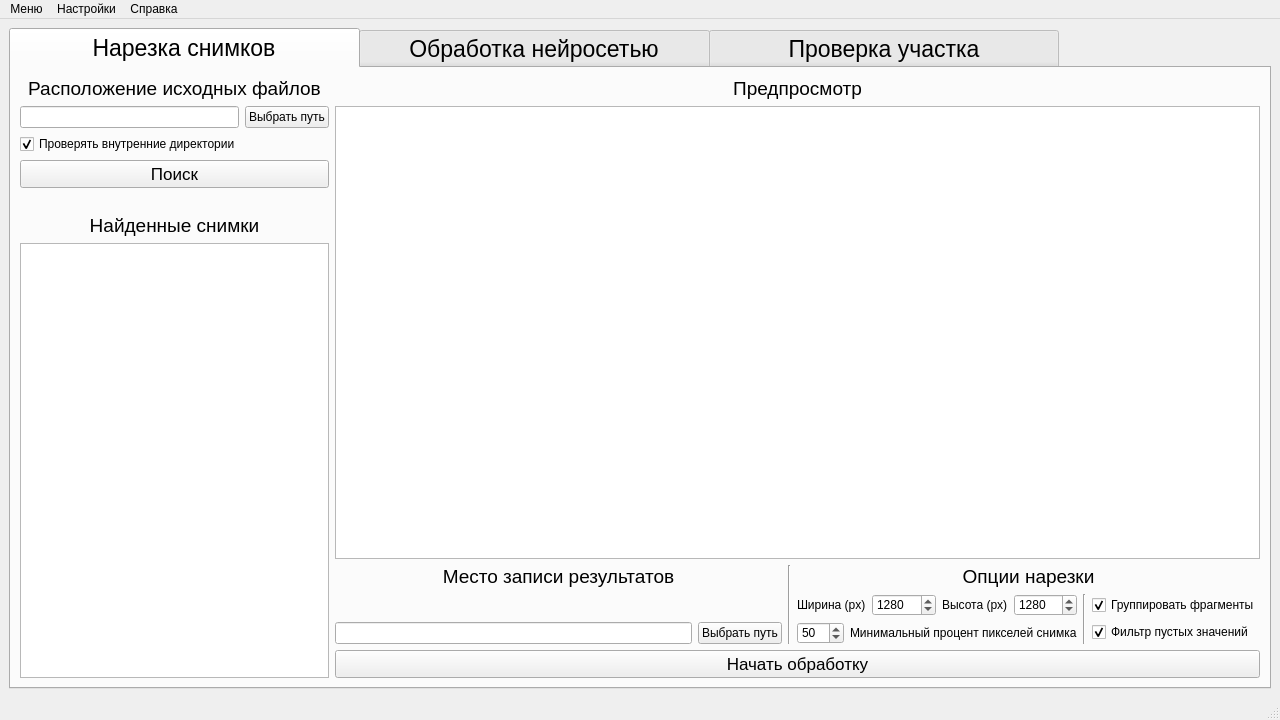
<?xml version="1.0" encoding="UTF-8"?>
<ui version="4.0">
 <class>MainWindow</class>
 <widget class="QMainWindow" name="MainWindow">
  <property name="geometry">
   <rect>
    <x>0</x>
    <y>0</y>
    <width>1280</width>
    <height>720</height>
   </rect>
  </property>
  <property name="windowTitle">
   <string>GeoDetector</string>
  </property>
  <widget class="QWidget" name="centralwidget">
   <layout class="QHBoxLayout" name="horizontalLayout">
    <item>
     <widget class="QTabWidget" name="tabWidget">
      <property name="styleSheet">
       <string notr="true">QTabBar::tab{height: 40px; width:350px; color: black; font: 17pt;}
QTabWidget::tab-bar{alignment: center;}</string>
      </property>
      <property name="currentIndex">
       <number>0</number>
      </property>
      <widget class="QWidget" name="tab_start">
       <attribute name="title">
        <string>Нарезка снимков</string>
       </attribute>
       <layout class="QHBoxLayout" name="horizontalLayout_3" stretch="1,3">
        <item>
         <layout class="QVBoxLayout" name="vLayout_browse">
          <item>
           <widget class="QLabel" name="label_chooseDir">
            <property name="font">
             <font>
              <pointsize>14</pointsize>
             </font>
            </property>
            <property name="styleSheet">
             <string notr="true"/>
            </property>
            <property name="text">
             <string>Расположение исходных файлов</string>
            </property>
            <property name="alignment">
             <set>Qt::AlignCenter</set>
            </property>
           </widget>
          </item>
          <item>
           <layout class="QHBoxLayout" name="hLayout_findSrc">
            <item>
             <widget class="QLineEdit" name="line_strSrc"/>
            </item>
            <item>
             <widget class="QPushButton" name="btn_findSrc">
              <property name="text">
               <string>Выбрать путь</string>
              </property>
             </widget>
            </item>
           </layout>
          </item>
          <item>
           <widget class="QCheckBox" name="cb_scanSubs">
            <property name="text">
             <string>Проверять внутренние директории</string>
            </property>
            <property name="checked">
             <bool>true</bool>
            </property>
           </widget>
          </item>
          <item>
           <widget class="QPushButton" name="btn_startScan">
            <property name="font">
             <font>
              <pointsize>13</pointsize>
             </font>
            </property>
            <property name="text">
             <string>Поиск</string>
            </property>
           </widget>
          </item>
          <item>
           <spacer name="verticalSpacer">
            <property name="orientation">
             <enum>Qt::Vertical</enum>
            </property>
            <property name="sizeType">
             <enum>QSizePolicy::Fixed</enum>
            </property>
            <property name="sizeHint" stdset="0">
             <size>
              <width>20</width>
              <height>20</height>
             </size>
            </property>
           </spacer>
          </item>
          <item>
           <widget class="QLabel" name="label_foundImgs">
            <property name="font">
             <font>
              <pointsize>14</pointsize>
             </font>
            </property>
            <property name="styleSheet">
             <string notr="true"/>
            </property>
            <property name="text">
             <string>Найденные снимки</string>
            </property>
            <property name="alignment">
             <set>Qt::AlignCenter</set>
            </property>
           </widget>
          </item>
          <item>
           <widget class="QListView" name="list_foundImgs"/>
          </item>
         </layout>
        </item>
        <item>
         <layout class="QVBoxLayout" name="vLayout_prevANDproc">
          <item>
           <widget class="QLabel" name="label_preview">
            <property name="font">
             <font>
              <pointsize>14</pointsize>
             </font>
            </property>
            <property name="styleSheet">
             <string notr="true"/>
            </property>
            <property name="text">
             <string>Предпросмотр</string>
            </property>
            <property name="alignment">
             <set>Qt::AlignCenter</set>
            </property>
           </widget>
          </item>
          <item>
           <widget class="QGraphicsView" name="graphicsView"/>
          </item>
          <item>
           <layout class="QHBoxLayout" name="hLayout_outopt">
            <item>
             <layout class="QVBoxLayout" name="vLayout_write">
              <item>
               <widget class="QLabel" name="label">
                <property name="font">
                 <font>
                  <pointsize>14</pointsize>
                 </font>
                </property>
                <property name="text">
                 <string>Место записи результатов</string>
                </property>
                <property name="alignment">
                 <set>Qt::AlignHCenter|Qt::AlignTop</set>
                </property>
               </widget>
              </item>
              <item>
               <layout class="QHBoxLayout" name="hLayout_writeLoc">
                <item>
                 <widget class="QLineEdit" name="line_strWrite"/>
                </item>
                <item>
                 <widget class="QPushButton" name="btn_findWloc">
                  <property name="text">
                   <string>Выбрать путь</string>
                  </property>
                 </widget>
                </item>
               </layout>
              </item>
             </layout>
            </item>
            <item>
             <widget class="Line" name="line_2">
              <property name="orientation">
               <enum>Qt::Vertical</enum>
              </property>
             </widget>
            </item>
            <item>
             <layout class="QVBoxLayout" name="vLayout_opt">
              <item>
               <widget class="QLabel" name="label_2">
                <property name="font">
                 <font>
                  <pointsize>14</pointsize>
                 </font>
                </property>
                <property name="text">
                 <string>Опции нарезки</string>
                </property>
                <property name="alignment">
                 <set>Qt::AlignHCenter|Qt::AlignTop</set>
                </property>
               </widget>
              </item>
              <item>
               <layout class="QHBoxLayout" name="hLayout_opt">
                <item>
                 <layout class="QVBoxLayout" name="verticalLayout_3">
                  <item>
                   <layout class="QHBoxLayout" name="horizontalLayout_2">
                    <item>
                     <widget class="QLabel" name="label_width">
                      <property name="text">
                       <string>Ширина (px)</string>
                      </property>
                     </widget>
                    </item>
                    <item>
                     <widget class="QSpinBox" name="sb_width">
                      <property name="minimum">
                       <number>1</number>
                      </property>
                      <property name="maximum">
                       <number>10000</number>
                      </property>
                      <property name="value">
                       <number>1280</number>
                      </property>
                     </widget>
                    </item>
                    <item>
                     <widget class="QLabel" name="label_height">
                      <property name="text">
                       <string>Высота (px)</string>
                      </property>
                     </widget>
                    </item>
                    <item>
                     <widget class="QSpinBox" name="sb_height">
                      <property name="minimum">
                       <number>1</number>
                      </property>
                      <property name="maximum">
                       <number>10000</number>
                      </property>
                      <property name="value">
                       <number>1280</number>
                      </property>
                     </widget>
                    </item>
                   </layout>
                  </item>
                  <item>
                   <layout class="QHBoxLayout" name="horizontalLayout_4">
                    <item>
                     <widget class="QSpinBox" name="sb_filter">
                      <property name="maximum">
                       <number>100</number>
                      </property>
                      <property name="value">
                       <number>50</number>
                      </property>
                     </widget>
                    </item>
                    <item>
                     <widget class="QLabel" name="label_percent">
                      <property name="text">
                       <string>Минимальный процент пикселей снимка</string>
                      </property>
                     </widget>
                    </item>
                   </layout>
                  </item>
                 </layout>
                </item>
                <item>
                 <widget class="Line" name="line">
                  <property name="orientation">
                   <enum>Qt::Vertical</enum>
                  </property>
                 </widget>
                </item>
                <item>
                 <layout class="QVBoxLayout" name="verticalLayout_2">
                  <item>
                   <widget class="QCheckBox" name="cb_group">
                    <property name="text">
                     <string>Группировать фрагменты</string>
                    </property>
                    <property name="checked">
                     <bool>true</bool>
                    </property>
                   </widget>
                  </item>
                  <item>
                   <widget class="QCheckBox" name="cb_filter">
                    <property name="text">
                     <string>Фильтр пустых значений</string>
                    </property>
                    <property name="checked">
                     <bool>true</bool>
                    </property>
                   </widget>
                  </item>
                 </layout>
                </item>
               </layout>
              </item>
             </layout>
            </item>
           </layout>
          </item>
          <item>
           <widget class="QPushButton" name="btn_start">
            <property name="font">
             <font>
              <pointsize>13</pointsize>
             </font>
            </property>
            <property name="text">
             <string>Начать обработку</string>
            </property>
           </widget>
          </item>
         </layout>
        </item>
       </layout>
      </widget>
      <widget class="QWidget" name="tab_net">
       <attribute name="title">
        <string>Обработка нейросетью</string>
       </attribute>
       <layout class="QHBoxLayout" name="horizontalLayout_7" stretch="1,3">
        <item>
         <layout class="QVBoxLayout" name="vLayout_browse_2">
          <item>
           <widget class="QLabel" name="label_chooseDir_2">
            <property name="font">
             <font>
              <pointsize>14</pointsize>
             </font>
            </property>
            <property name="styleSheet">
             <string notr="true"/>
            </property>
            <property name="text">
             <string>Расположение исходных файлов</string>
            </property>
            <property name="alignment">
             <set>Qt::AlignCenter</set>
            </property>
           </widget>
          </item>
          <item>
           <layout class="QHBoxLayout" name="hLayout_findSrc_2">
            <item>
             <widget class="QLineEdit" name="line_strSrc_2"/>
            </item>
            <item>
             <widget class="QPushButton" name="btn_findSrc_2">
              <property name="text">
               <string>Выбрать путь</string>
              </property>
             </widget>
            </item>
           </layout>
          </item>
          <item>
           <widget class="QCheckBox" name="cb_scanSubs_2">
            <property name="text">
             <string>Проверять внутренние директории</string>
            </property>
            <property name="checked">
             <bool>true</bool>
            </property>
           </widget>
          </item>
          <item>
           <widget class="QPushButton" name="btn_startScan_2">
            <property name="font">
             <font>
              <pointsize>13</pointsize>
             </font>
            </property>
            <property name="text">
             <string>Поиск</string>
            </property>
           </widget>
          </item>
          <item>
           <spacer name="verticalSpacer_2">
            <property name="orientation">
             <enum>Qt::Vertical</enum>
            </property>
            <property name="sizeType">
             <enum>QSizePolicy::Fixed</enum>
            </property>
            <property name="sizeHint" stdset="0">
             <size>
              <width>20</width>
              <height>20</height>
             </size>
            </property>
           </spacer>
          </item>
          <item>
           <widget class="QLabel" name="label_foundImgs_2">
            <property name="font">
             <font>
              <pointsize>14</pointsize>
             </font>
            </property>
            <property name="styleSheet">
             <string notr="true"/>
            </property>
            <property name="text">
             <string>Найденные снимки</string>
            </property>
            <property name="alignment">
             <set>Qt::AlignCenter</set>
            </property>
           </widget>
          </item>
          <item>
           <widget class="QListView" name="list_foundImgs_2"/>
          </item>
         </layout>
        </item>
        <item>
         <layout class="QVBoxLayout" name="vLayout_prevANDproc_2">
          <item>
           <widget class="QLabel" name="label_preview_2">
            <property name="font">
             <font>
              <pointsize>14</pointsize>
             </font>
            </property>
            <property name="styleSheet">
             <string notr="true"/>
            </property>
            <property name="text">
             <string>Предпросмотр</string>
            </property>
            <property name="alignment">
             <set>Qt::AlignCenter</set>
            </property>
           </widget>
          </item>
          <item>
           <widget class="QGraphicsView" name="graphicsView_2"/>
          </item>
          <item>
           <layout class="QHBoxLayout" name="hLayout_outopt_2">
            <item>
             <layout class="QVBoxLayout" name="vLayout_write_2">
              <item>
               <widget class="QLabel" name="label_3">
                <property name="font">
                 <font>
                  <pointsize>14</pointsize>
                 </font>
                </property>
                <property name="text">
                 <string>Место записи результатов</string>
                </property>
                <property name="alignment">
                 <set>Qt::AlignHCenter|Qt::AlignTop</set>
                </property>
               </widget>
              </item>
              <item>
               <layout class="QHBoxLayout" name="hLayout_writeLoc_2">
                <item>
                 <widget class="QLineEdit" name="line_strWrite_2"/>
                </item>
                <item>
                 <widget class="QPushButton" name="btn_findWloc_2">
                  <property name="text">
                   <string>Выбрать путь</string>
                  </property>
                 </widget>
                </item>
               </layout>
              </item>
             </layout>
            </item>
            <item>
             <widget class="Line" name="line_3">
              <property name="orientation">
               <enum>Qt::Vertical</enum>
              </property>
             </widget>
            </item>
            <item>
             <layout class="QVBoxLayout" name="vLayout_opt_2">
              <item>
               <widget class="QLabel" name="label_4">
                <property name="font">
                 <font>
                  <pointsize>14</pointsize>
                 </font>
                </property>
                <property name="text">
                 <string>Опции обработки</string>
                </property>
                <property name="alignment">
                 <set>Qt::AlignHCenter|Qt::AlignTop</set>
                </property>
               </widget>
              </item>
              <item>
               <layout class="QHBoxLayout" name="hLayout_opt_2">
                <item>
                 <layout class="QVBoxLayout" name="verticalLayout_4">
                  <item>
                   <layout class="QHBoxLayout" name="horizontalLayout_6">
                    <item>
                     <widget class="QSpinBox" name="sb_thld">
                      <property name="maximum">
                       <number>100</number>
                      </property>
                      <property name="value">
                       <number>50</number>
                      </property>
                     </widget>
                    </item>
                    <item>
                     <widget class="QLabel" name="label_thld">
                      <property name="text">
                       <string>Пороговое значение для классификации снимков</string>
                      </property>
                     </widget>
                    </item>
                   </layout>
                  </item>
                  <item>
                   <widget class="QCheckBox" name="cb_segIsFiltered">
                    <property name="text">
                     <string>Сегментировать только отсортированные снимки</string>
                    </property>
                    <property name="checked">
                     <bool>true</bool>
                    </property>
                   </widget>
                  </item>
                 </layout>
                </item>
                <item>
                 <widget class="Line" name="line_4">
                  <property name="orientation">
                   <enum>Qt::Vertical</enum>
                  </property>
                 </widget>
                </item>
                <item>
                 <layout class="QVBoxLayout" name="verticalLayout_5">
                  <item>
                   <widget class="QCheckBox" name="cb_CLS">
                    <property name="text">
                     <string>Классификация</string>
                    </property>
                    <property name="checked">
                     <bool>true</bool>
                    </property>
                   </widget>
                  </item>
                  <item>
                   <widget class="QCheckBox" name="cb_SEG">
                    <property name="text">
                     <string>Сегментация</string>
                    </property>
                    <property name="checked">
                     <bool>true</bool>
                    </property>
                   </widget>
                  </item>
                 </layout>
                </item>
               </layout>
              </item>
             </layout>
            </item>
           </layout>
          </item>
          <item>
           <widget class="QPushButton" name="btn_start_2">
            <property name="font">
             <font>
              <pointsize>13</pointsize>
             </font>
            </property>
            <property name="text">
             <string>Начать обработку</string>
            </property>
           </widget>
          </item>
         </layout>
        </item>
       </layout>
      </widget>
      <widget class="QWidget" name="tab_geo">
       <attribute name="title">
        <string>Проверка участка</string>
       </attribute>
      </widget>
     </widget>
    </item>
   </layout>
  </widget>
  <widget class="QMenuBar" name="menubar">
   <property name="geometry">
    <rect>
     <x>0</x>
     <y>0</y>
     <width>1280</width>
     <height>36</height>
    </rect>
   </property>
   <widget class="QMenu" name="menu_main">
    <property name="title">
     <string>Меню</string>
    </property>
    <addaction name="action_open"/>
    <addaction name="separator"/>
    <addaction name="action_exit"/>
   </widget>
   <widget class="QMenu" name="menu_opti">
    <property name="title">
     <string>Настройки</string>
    </property>
   </widget>
   <widget class="QMenu" name="menu_info">
    <property name="title">
     <string>Справка</string>
    </property>
   </widget>
   <addaction name="menu_main"/>
   <addaction name="menu_opti"/>
   <addaction name="menu_info"/>
  </widget>
  <widget class="QStatusBar" name="statusbar"/>
  <action name="action_open">
   <property name="text">
    <string>Открыть</string>
   </property>
  </action>
  <action name="action_info">
   <property name="text">
    <string>Справка</string>
   </property>
  </action>
  <action name="action_exit">
   <property name="text">
    <string>Выход</string>
   </property>
  </action>
 </widget>
 <resources/>
 <connections/>
</ui>
